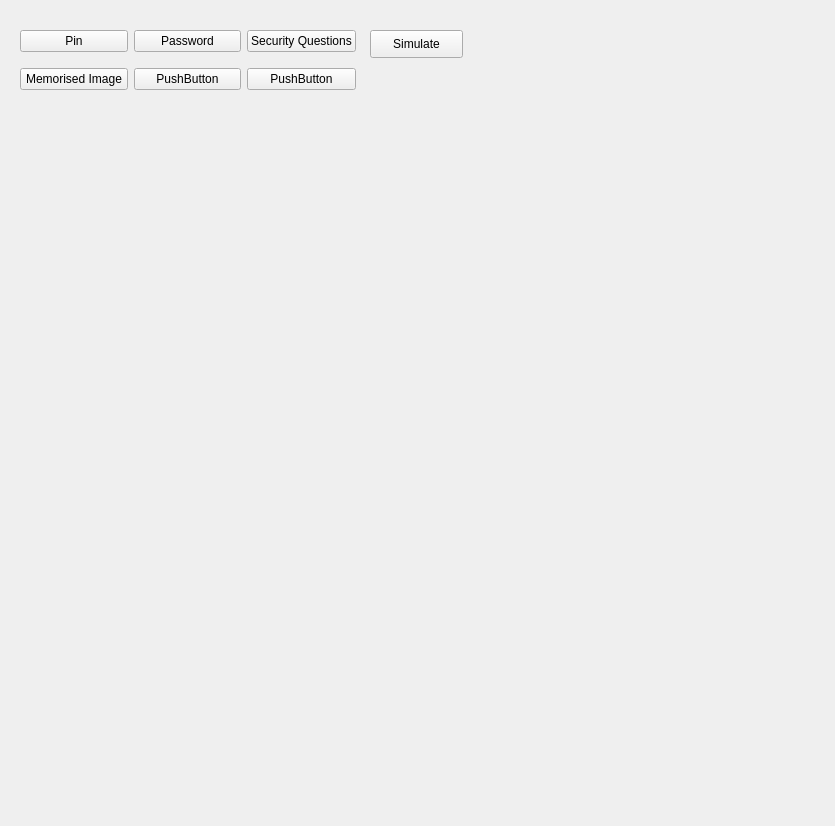
<?xml version="1.0" encoding="UTF-8"?>
<ui version="4.0">
 <class>MainWindow</class>
 <widget class="QMainWindow" name="MainWindow">
  <property name="geometry">
   <rect>
    <x>0</x>
    <y>0</y>
    <width>835</width>
    <height>826</height>
   </rect>
  </property>
  <property name="windowTitle">
   <string>MainWindow</string>
  </property>
  <property name="styleSheet">
   <string notr="true"/>
  </property>
  <widget class="QWidget" name="centralwidget">
   <widget class="QWidget" name="gridLayoutWidget">
    <property name="geometry">
     <rect>
      <x>20</x>
      <y>20</y>
      <width>336</width>
      <height>80</height>
     </rect>
    </property>
    <layout class="QGridLayout" name="gridLayout">
     <item row="0" column="2">
      <widget class="QPushButton" name="security_questions_btn">
       <property name="text">
        <string>Security Questions</string>
       </property>
      </widget>
     </item>
     <item row="0" column="1">
      <widget class="QPushButton" name="password_btn">
       <property name="text">
        <string>Password</string>
       </property>
      </widget>
     </item>
     <item row="0" column="0">
      <widget class="QPushButton" name="pin_btn">
       <property name="text">
        <string>Pin</string>
       </property>
      </widget>
     </item>
     <item row="1" column="0">
      <widget class="QPushButton" name="memorised_image_btn">
       <property name="text">
        <string>Memorised Image</string>
       </property>
      </widget>
     </item>
     <item row="1" column="1">
      <widget class="QPushButton" name="pushButton_5">
       <property name="text">
        <string>PushButton</string>
       </property>
      </widget>
     </item>
     <item row="1" column="2">
      <widget class="QPushButton" name="pushButton_6">
       <property name="text">
        <string>PushButton</string>
       </property>
      </widget>
     </item>
    </layout>
   </widget>
   <widget class="QPushButton" name="simulate_btn">
    <property name="geometry">
     <rect>
      <x>370</x>
      <y>30</y>
      <width>93</width>
      <height>28</height>
     </rect>
    </property>
    <property name="text">
     <string>Simulate</string>
    </property>
   </widget>
   <widget class="QLabel" name="label">
    <property name="geometry">
     <rect>
      <x>700</x>
      <y>10</y>
      <width>71</width>
      <height>91</height>
     </rect>
    </property>
    <property name="text">
     <string/>
    </property>
    <property name="pixmap">
     <pixmap>../data/fingerprints/fp2.png</pixmap>
    </property>
    <property name="scaledContents">
     <bool>true</bool>
    </property>
   </widget>
   <widget class="QWidget" name="verticalLayoutWidget">
    <property name="geometry">
     <rect>
      <x>19</x>
      <y>129</y>
      <width>761</width>
      <height>651</height>
     </rect>
    </property>
    <layout class="QVBoxLayout" name="verticalLayout"/>
   </widget>
  </widget>
 </widget>
 <resources/>
 <connections/>
</ui>
